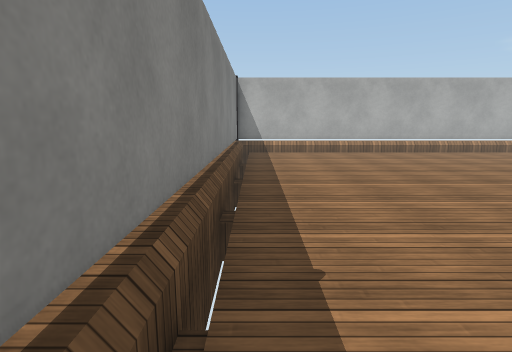
view 1 (above)

16 first-person views from a walk through a 3-D level made in the Unity game engine. The camera is 1.4 m above the floor, tilts 10° down and sees 80° across. The floor is counted in squares, 1 m on a side. Each view is taken from the middle of a square. On the plan, view 1 faces up. The plan holds only what a view shows up to about 14 squares ahead; the rest is blank. The place goes on beyond the plan. Surface patterns are stand-ins for the level's own textures.

view 2
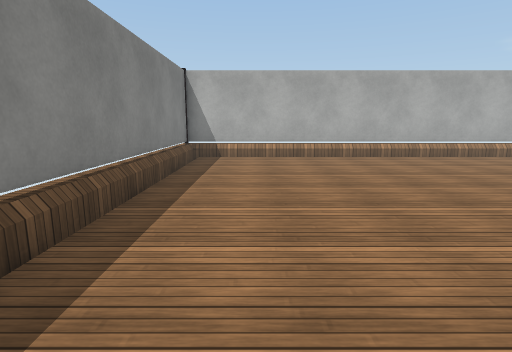

view 3
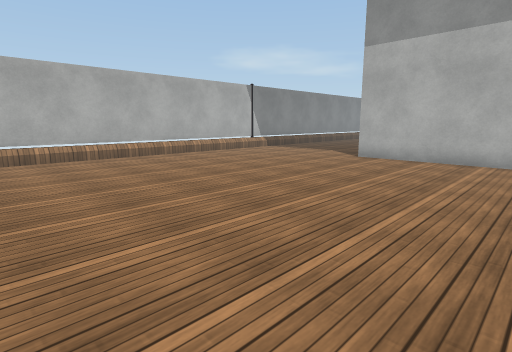

view 4
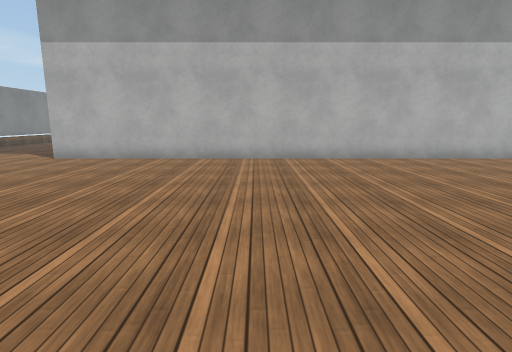

view 5
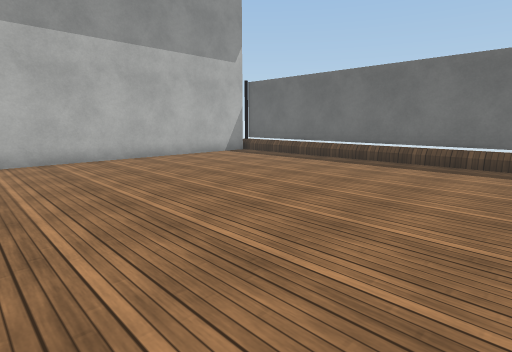

view 6
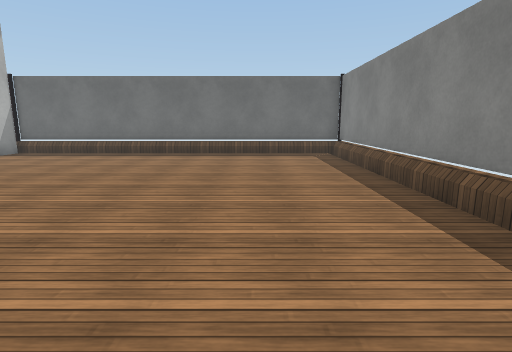

view 7
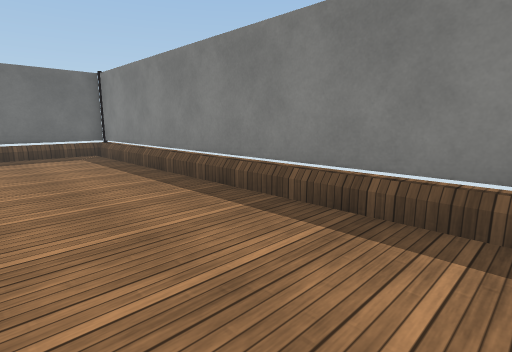

view 8
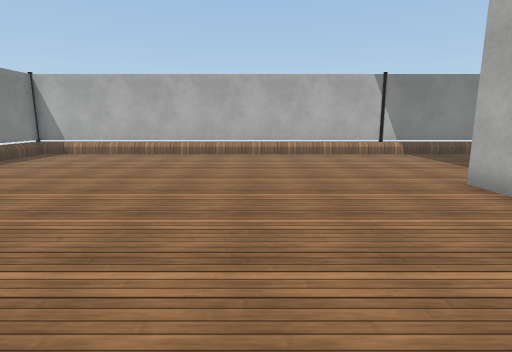

view 9
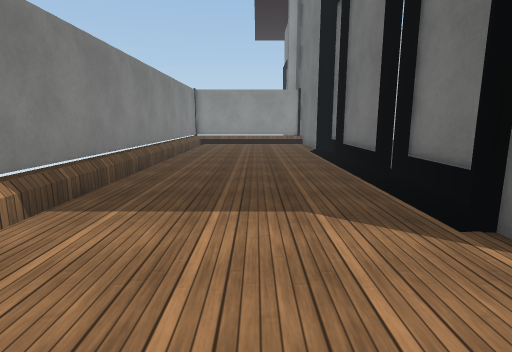

view 10
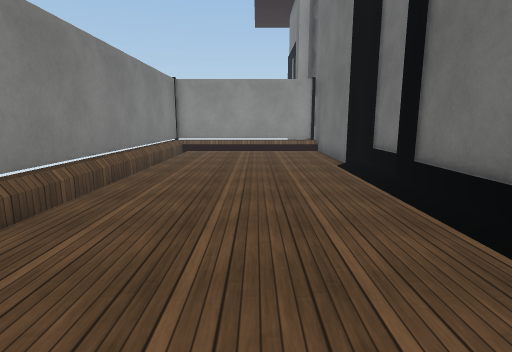

view 11
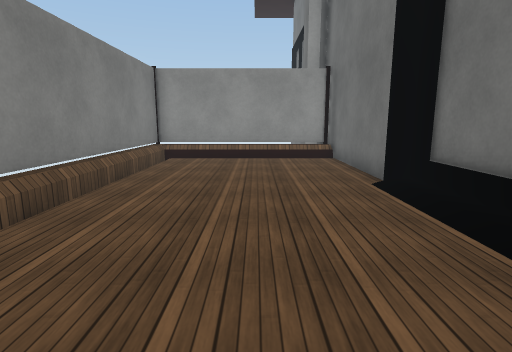

view 12
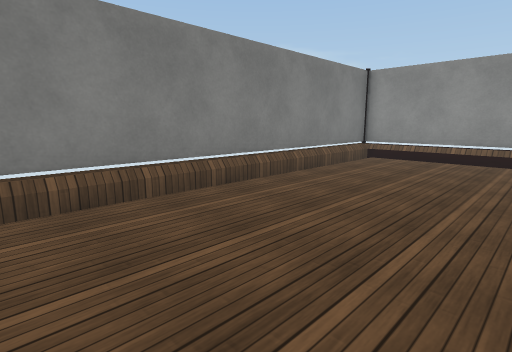

view 13
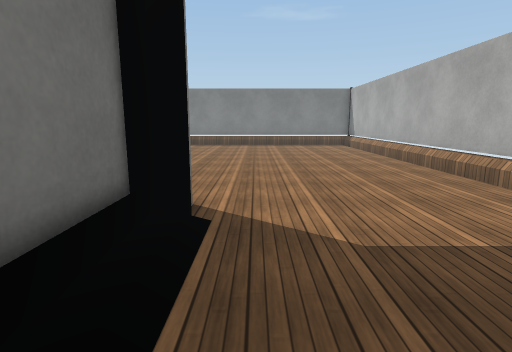

view 14
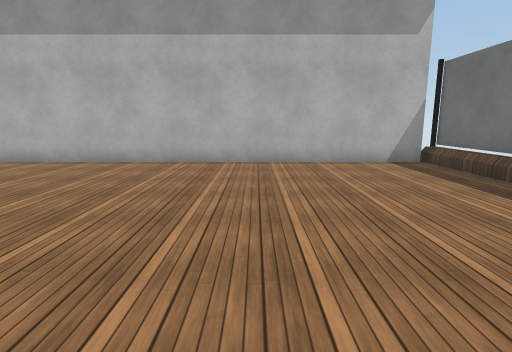

view 15
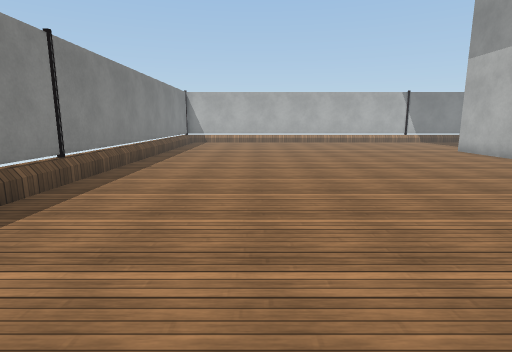

view 16
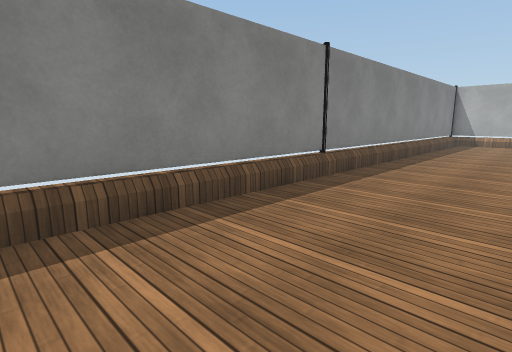

### Floor plan
Points are (right, up) in squares from view 1. A wall is a line through its corners. A room is listed if a view was taken in it or the views show most of it. See-through windows are left out.
Room 1 (views 1, 2, 3, 4, 5, 6, 7, 8, 9, 10, 11, 12, 13, 14, 15, 16)
walls: (15.5, 7.5) (18, 7.5); (17.8, 7.7) (18.4, 7.7); (18.1, 8) (18.6, 8); (18.9, 7.9) (22.4, 7.9); (21.9, 8) (22.5, 8); (23.1, 7.5) (25.2, 7.5); (24.9, 7.7) (25.6, 7.7) (25.6, 8) (26, 8); (13.9, -13) (13.9, 7.9) (14.7, 7.9); (26.2, 7.9) (32.4, 7.9); (31.5, 8.1) (31.5, 15) (-0.9, 15) (-0.9, -13.5)
low walls: (-0.6, -10.5) (-0.6, -13.2) (13.4, -13.2); (31.2, 10.5) (31.2, 12.5); (29.4, 14.7) (-0.6, 14.7) (-0.6, -10.4); (31.2, 13.5) (31.2, 14.7) (29.5, 14.7)

Where each view was taken, in squares from view 1:
view 1: 0 up, 0 right, facing up
view 2: 2 up, 2 right, facing up
view 3: 2 up, 2 right, facing up-right
view 4: 0 up, 2 right, facing right
view 5: 2 down, 2 right, facing down-right
view 6: 1 up, 3 right, facing down
view 7: 1 up, 4 right, facing down-left
view 8: 1 up, 9 right, facing up
view 9: 11 up, 11 right, facing right
view 10: 11 up, 16 right, facing right
view 11: 11 up, 19 right, facing right
view 12: 9 up, 19 right, facing up-right
view 13: 9 up, 19 right, facing left
view 14: 7 down, 3 right, facing right
view 15: 7 down, 4 right, facing up
view 16: 7 down, 4 right, facing up-left
